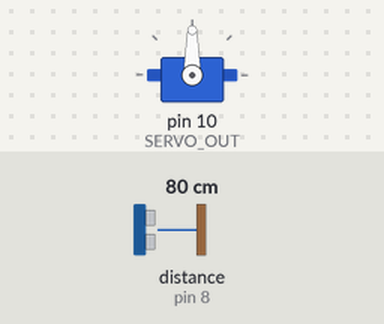
Simulated run of this sketch. Board: Arduino Uno, built with avr-gcc and run on an emulated ATmega328P. On the bench: servo. Wiring (inferred from the names in the program): ultrasonic range finder: trigger pin 9; echo pin 8. Inputs (shaded band) come from the test bench; at power-on: distance to the obstacle (sensor on pin 8) 80 cm. The echo pulse lasts 58.3 µs per cm; what the sketch prints to the serial monitor is not drawn.

Above: at 3.2 s.
3.3 s: distance to the obstacle (sensor on pin 8) set to 13 cm
5.5 s: distance to the obstacle (sensor on pin 8) set to 10 cm
At 7.8 s:
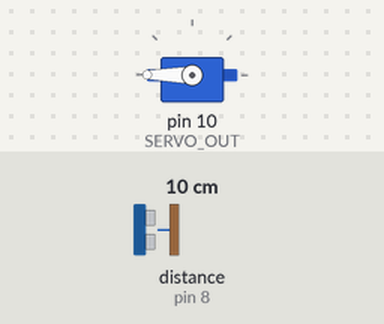
At 10.4 s:
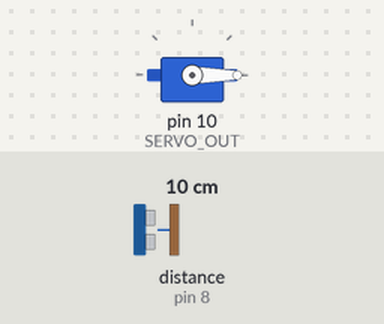
Timing chart, 0 to 14.5 s (numbered marks = the images above; inputs shaded):
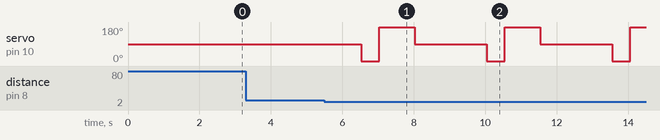

Measured:
- the behaviour switches between 12 and 11 cm on distance to the obstacle (sensor on pin 8) (found by bisection; images 0 and 1)
- after the input at 3.3 s, every drawn part: stays the same
- after the input at 5.5 s, servo on pin 10 (SERVO_OUT): 90° → 0° after 1.0 s, then repeats every 3.5 s: 180° 1.0 s, 90° 2.0 s, 0° 0.50 s

The sketch:

pumpkin.ino
```cpp
#include <Servo.h>

#define SERVO_OUT 10
#define TRIGGER_OUT 9
#define ECHO_IN 8

Servo clubServo;

int theta = 0;

void swing() {
  clubServo.write(0);
  delay(500);
  clubServo.write(180);
  delay(1000);
  clubServo.write(90);
}

void setup() {
  clubServo.attach(SERVO_OUT, 1000, 2500);

  pinMode(TRIGGER_OUT, OUTPUT);
  pinMode(ECHO_IN, INPUT);

  Serial.begin(9600);

  clubServo.write(90);
  delay(2000);
}

int get_dist(){
  digitalWrite(TRIGGER_OUT, LOW);
  delayMicroseconds(10);

  digitalWrite(TRIGGER_OUT, HIGH);
  delayMicroseconds(10);
  digitalWrite(TRIGGER_OUT, LOW);

  long dt = pulseIn(ECHO_IN, HIGH);
  int dx = dt*.034/2;

  return dx;
}

bool verify_obj(int min_dist) {
  for (int i = 0; i < 10; i++) {
    if (get_dist() > min_dist) {
      return false;
    }
    delay(100);
  }
  return true;
}

void loop() {
  int dx = get_dist();
  int dist_cutoff = 10;

  Serial.print("Distance: ");
  Serial.print(dx);

  if (dx <= dist_cutoff) {
    if (verify_obj(dist_cutoff)){
      swing();
      delay(1000);
    }
  }
}
```
